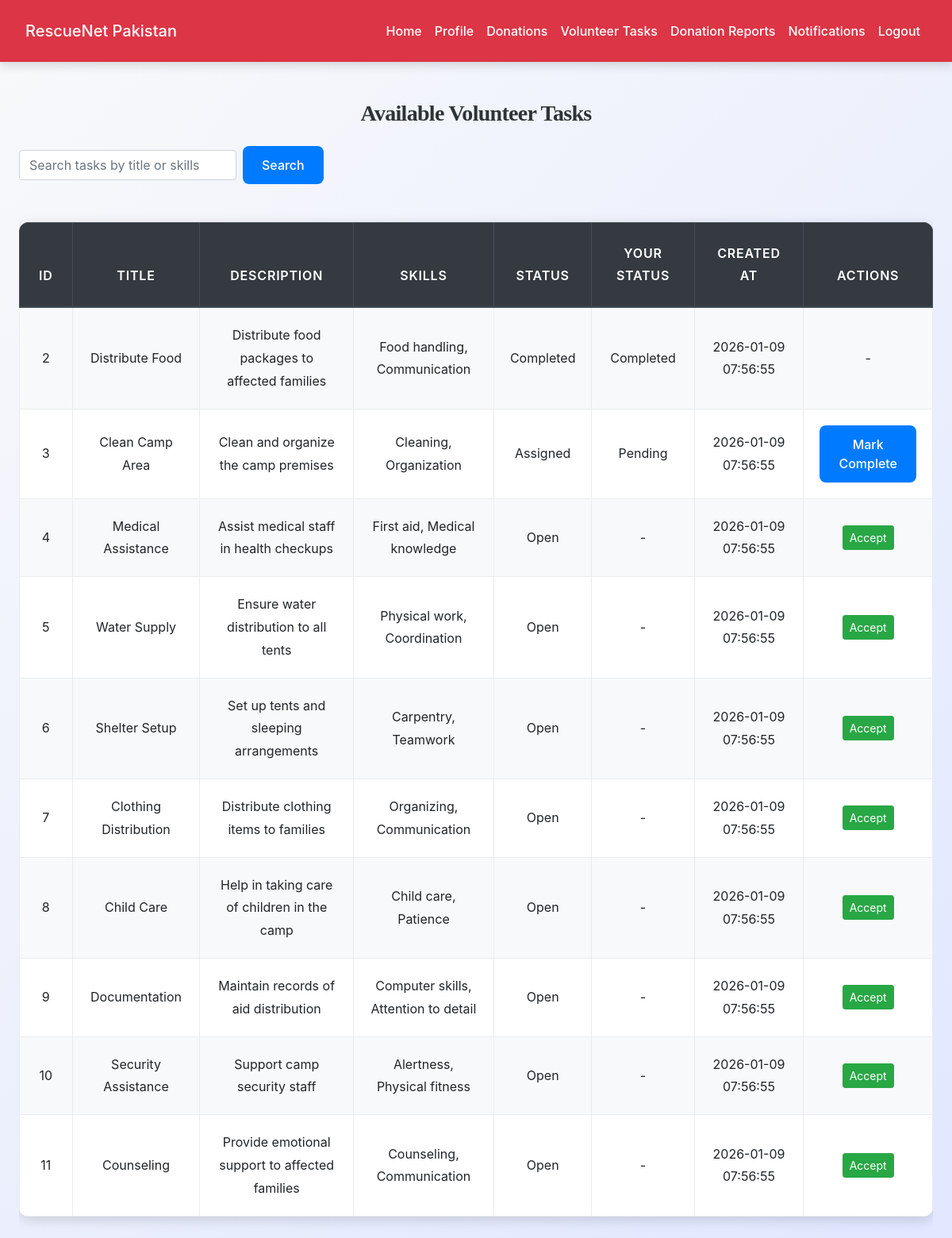
Page /supporter/volunteer_tasks.php (signed in) on the committed database.
### tables this page shows
CREATE TABLE `task_assignments` (
  `id` int(11) NOT NULL,
  `task_id` int(11) NOT NULL,
  `volunteer_id` int(11) NOT NULL,
  `assigned_at` timestamp NOT NULL DEFAULT current_timestamp(),
  `completion_status` enum('pending','completed') DEFAULT 'pending'
);

CREATE TABLE `volunteer_tasks` (
  `id` int(11) NOT NULL,
  `camp_id` int(11) NOT NULL,
  `title` varchar(200) NOT NULL,
  `description` text DEFAULT NULL,
  `required_skills` text DEFAULT NULL,
  `status` enum('open','assigned','completed') DEFAULT 'open',
  `created_at` timestamp NOT NULL DEFAULT current_timestamp()
);

### supporter/volunteer_tasks.php (the view, shortened to what this page needs)
<?php
include('../config.php');
$volunteer_id = $_SESSION["id"];
$search = isset($_GET['search']) ? "%".trim($_GET['search'])."%" : "%";
$stmt = mysqli_prepare($conn, "
    SELECT vt.id, vt.camp_id, vt.title, vt.description, vt.required_skills, vt.status, vt.created_at,
           ta.completion_status
    FROM volunteer_tasks vt
    LEFT JOIN task_assignments ta ON vt.id=ta.task_id AND ta.volunteer_id=?
    WHERE vt.title LIKE ? OR vt.required_skills LIKE ?
    ORDER BY vt.created_at DESC
");
mysqli_stmt_bind_param($stmt, "iss", $volunteer_id, $search, $search);
mysqli_stmt_execute($stmt);
$result = mysqli_stmt_get_result($stmt);
?>
<!DOCTYPE html>
<html>
<head>
    <link rel="stylesheet" href="https://maxcdn.bootstrapcdn.com/bootstrap/4.5.2/css/bootstrap.min.css">
    <link rel="stylesheet" href="../css/style.css">
</head>
<body>
<?php include('navbar.php'); ?>
<div class="container mt-5">
    <h3 class="text-center mb-4">Available Volunteer Tasks</h3>
    <form method="GET" class="form-inline mb-3">
        <input type="text" name="search" class="form-control mr-2" placeholder="Search tasks by title or skills">
        <button type="submit" class="btn btn-primary">Search</button>
    </form>
    <div class="table-responsive">
        <table class="table table-bordered table-striped">
            <thead class="thead-dark">
                <tr>
                    <th>ID</th>
                    <th>Title</th>
                    <th>Description</th>
                    <th>Skills</th>
                    <th>Status</th>
                    <th>Your Status</th>
                    <th>Created At</th>
                    <th width="150">Actions</th>
                </tr>
            </thead>
            <tbody>
                <?php while ($row = mysqli_fetch_assoc($result)): ?>
                <tr>
                    <td><?= $row['id'] ?></td>
                    <td><?= htmlspecialchars($row['title']) ?></td>
                    <td><?= htmlspecialchars($row['description']) ?></td>
                    <td><?= htmlspecialchars($row['required_skills']) ?></td>
                    <td><?= ucfirst($row['status']) ?></td>
                    <td><?= isset($row['completion_status']) ? ucfirst($row['completion_status']) : '-' ?></td>
                    <td><?= $row['created_at'] ?></td>
                    <td>
                        <?php if ($row['status'] == 'open'): ?>
                            <form method="POST" style="display:inline-block;">
                                <button type="submit" class="btn btn-success btn-sm">Accept</button>
                            </form>
                        <?php elseif (isset($row['completion_status']) && $row['completion_status'] == 'pending'): ?>
                            <form method="POST" style="display:inline-block;">
                                <button type="submit" class="btn btn-primary btn-sm">Mark Complete</button>
                            </form>
                        <?php else: ?>
                            -
                        <?php endif; ?>
                    </td>
                </tr>
                <?php endwhile; ?>
            </tbody>
        </table>
    </div>
</div>
</body>
</html>

### css/style.css (style rules this page uses)
:root { --primary: #007bff; --secondary: #6c757d; --success: #28a745; --info: #17a2b8; --warning: #ffc107; --danger: #dc3545; --light: #f8f9fa; --dark: #2d3436; --accent: #ff6f61; --highlight: #6f42c1; --shadow: rgba(0, 0, 0, 0.15); --transition: all 0.3s ease-in-out; }
body { font-family: 'Inter', 'Segoe UI', Tahoma, Geneva, Verdana, sans-serif; background: linear-gradient(135deg, var(--light) 0%, #e0e7ff 100%); color: var(--dark); line-height: 1.8; margin: 0; padding: 0; min-height: 100vh; font-size: 16px; }
h1, h2, h3, h4 { text-align: center; margin: 2.5rem 0; font-family: 'Georgia', 'Times New Roman', serif; color: var(--dark); font-weight: 700; letter-spacing: -0.025em; }
h3 { font-size: 1.75rem; }
.container { max-width: 1200px; margin: 0 auto 3rem; padding: 0 1.5rem; }
.table { width: 100%; border-collapse: collapse; margin: 2rem 0; font-size: 1rem; background-color: #ffffff; border-radius: 12px; overflow: hidden; box-shadow: 0 4px 16px var(--shadow); transition: var(--transition); }
.table th, .table td { padding: 1.25rem; border: 1px solid #e9ecef; text-align: center; vertical-align: middle; }
.table thead th { background-color: rgb(0, 0, 0); color: white; font-weight: 600; text-transform: uppercase; letter-spacing: 0.05em; padding: 1.5rem; }
.table tbody tr { transition: var(--transition); }
.table tbody tr:nth-child(odd) { background-color: var(--light); }
.btn-primary { background-color: var(--primary); color: #fff; border: none; border-radius: 8px; padding: 0.75rem 1.5rem; font-size: 1rem; font-weight: 500; cursor: pointer; transition: var(--transition); display: inline-flex; align-items: center; justify-content: center; }

### rows in the picture
task_assignments: task "2", task.title "Distribute Food", task.description "Distribute food packages to affected families", task.required_skills "Food handling, Communication", task.status "Completed", completion_status "Completed", task.created_at "2026-01-09 07:56:55"
task_assignments: task "3", task.title "Clean Camp Area", task.description "Clean and organize the camp premises", task.required_skills "Cleaning, Organization", task.status "Assigned", completion_status "Pending", task.created_at "2026-01-09 07:56:55"
volunteer_tasks: id "4", title "Medical Assistance", description "Assist medical staff in health checkups", required_skills "First aid, Medical knowledge", status "Open", created_at "2026-01-09 07:56:55"
volunteer_tasks: id "5", title "Water Supply", description "Ensure water distribution to all tents", required_skills "Physical work, Coordination", status "Open", created_at "2026-01-09 07:56:55"
volunteer_tasks: id "6", title "Shelter Setup", description "Set up tents and sleeping arrangements", required_skills "Carpentry, Teamwork", status "Open", created_at "2026-01-09 07:56:55"
volunteer_tasks: id "7", title "Clothing Distribution", description "Distribute clothing items to families", required_skills "Organizing, Communication", status "Open", created_at "2026-01-09 07:56:55"
volunteer_tasks: id "8", title "Child Care", description "Help in taking care of children in the camp", required_skills "Child care, Patience", status "Open", created_at "2026-01-09 07:56:55"
volunteer_tasks: id "9", title "Documentation", description "Maintain records of aid distribution", required_skills "Computer skills, Attention to detail", status "Open", created_at "2026-01-09 07:56:55"
volunteer_tasks: id "10", title "Security Assistance", description "Support camp security staff", required_skills "Alertness, Physical fitness", status "Open", created_at "2026-01-09 07:56:55"
volunteer_tasks: id "11", title "Counseling", description "Provide emotional support to affected families", required_skills "Counseling, Communication", status "Open", created_at "2026-01-09 07:56:55"
